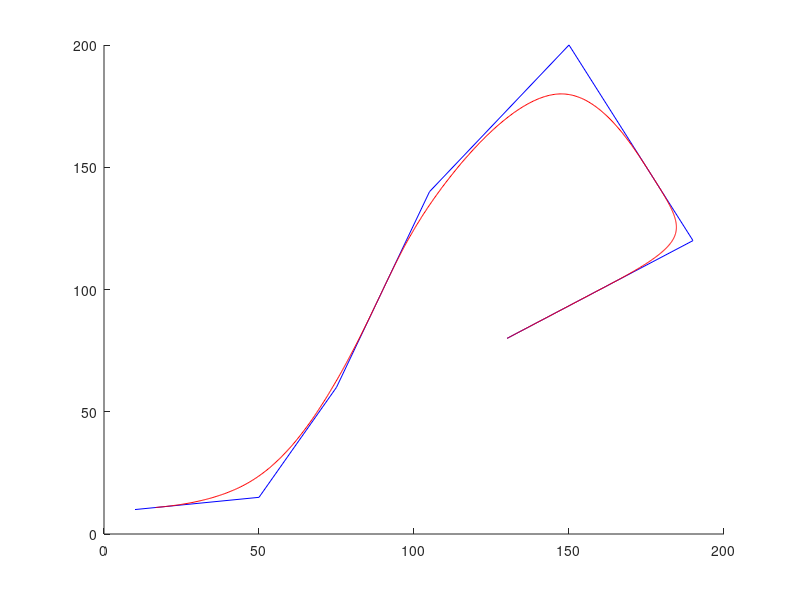

Here is the MATLAB script that generated this plot:
clear all;
x = [10, 50, 75, 90, 105, 150, 180, 190, 160, 130];
y = [10, 15, 60, 100, 140, 200, 140, 120, 100, 80];

g_x0 = @(u) x(1).*(1-u).^3/6 + x(1).*(u.^3/2-u.^2+2/3) + x(2).*(-u.^3/2+u.^2/2+u/2+1/6) + x(3).*u.^3/6;
g_y0 = @(u) y(1).*(1-u).^3/6 + y(1).*(u.^3/2-u.^2+2/3) + y(2).*(-u.^3/2+u.^2/2+u/2+1/6) + y(3).*u.^3/6;

g_x1 = @(u) x(1).*(1-u).^3/6 + x(2).*(u.^3/2-u.^2+2/3) + x(3).*(-u.^3/2+u.^2/2+u/2+1/6) + x(4).*u.^3/6;
g_y1 = @(u) y(1).*(1-u).^3/6 + y(2).*(u.^3/2-u.^2+2/3) + y(3).*(-u.^3/2+u.^2/2+u/2+1/6) + y(4).*u.^3/6;

g_x2 = @(u) x(2).*(1-u).^3/6 + x(3).*(u.^3/2-u.^2+2/3) + x(4).*(-u.^3/2+u.^2/2+u/2+1/6) + x(5).*u.^3/6;
g_y2 = @(u) y(2).*(1-u).^3/6 + y(3).*(u.^3/2-u.^2+2/3) + y(4).*(-u.^3/2+u.^2/2+u/2+1/6) + y(5).*u.^3/6;

g_x3 = @(u) x(3).*(1-u).^3/6 + x(4).*(u.^3/2-u.^2+2/3) + x(5).*(-u.^3/2+u.^2/2+u/2+1/6) + x(6).*u.^3/6;
g_y3 = @(u) y(3).*(1-u).^3/6 + y(4).*(u.^3/2-u.^2+2/3) + y(5).*(-u.^3/2+u.^2/2+u/2+1/6) + y(6).*u.^3/6;

g_x4 = @(u) x(4).*(1-u).^3/6 + x(5).*(u.^3/2-u.^2+2/3) + x(6).*(-u.^3/2+u.^2/2+u/2+1/6) + x(7).*u.^3/6;
g_y4 = @(u) y(4).*(1-u).^3/6 + y(5).*(u.^3/2-u.^2+2/3) + y(6).*(-u.^3/2+u.^2/2+u/2+1/6) + y(7).*u.^3/6;

g_x5 = @(u) x(5).*(1-u).^3/6 + x(6).*(u.^3/2-u.^2+2/3) + x(7).*(-u.^3/2+u.^2/2+u/2+1/6) + x(8).*u.^3/6;
g_y5 = @(u) y(5).*(1-u).^3/6 + y(6).*(u.^3/2-u.^2+2/3) + y(7).*(-u.^3/2+u.^2/2+u/2+1/6) + y(8).*u.^3/6;

g_x6 = @(u) x(6).*(1-u).^3/6 + x(7).*(u.^3/2-u.^2+2/3) + x(8).*(-u.^3/2+u.^2/2+u/2+1/6) + x(9).*u.^3/6;
g_y6 = @(u) y(6).*(1-u).^3/6 + y(7).*(u.^3/2-u.^2+2/3) + y(8).*(-u.^3/2+u.^2/2+u/2+1/6) + y(9).*u.^3/6;

g_x7 = @(u) x(7).*(1-u).^3/6 + x(8).*(u.^3/2-u.^2+2/3) + x(9).*(-u.^3/2+u.^2/2+u/2+1/6) + x(10).*u.^3/6;
g_y7 = @(u) y(7).*(1-u).^3/6 + y(8).*(u.^3/2-u.^2+2/3) + y(9).*(-u.^3/2+u.^2/2+u/2+1/6) + y(10).*u.^3/6;

g_x8 = @(u) x(8).*(1-u).^3/6 + x(9).*(u.^3/2-u.^2+2/3) + x(10).*(-u.^3/2+u.^2/2+u/2+1/6) + x(10).*u.^3/6;
g_y8 = @(u) y(8).*(1-u).^3/6 + y(9).*(u.^3/2-u.^2+2/3) + y(10).*(-u.^3/2+u.^2/2+u/2+1/6) + y(10).*u.^3/6;

g_x9 = @(u) x(9).*(1-u).^3/6 + x(10).*(u.^3/2-u.^2+2/3) + x(10).*(-u.^3/2+u.^2/2+u/2+1/6) + x(10).*u.^3/6;
g_y9 = @(u) y(9).*(1-u).^3/6 + y(10).*(u.^3/2-u.^2+2/3) + y(10).*(-u.^3/2+u.^2/2+u/2+1/6) + y(10).*u.^3/6;

hold on;
u = linspace(0,1);
plot(x, y, 'blue');
plot(g_x0(u), g_y0(u), 'red');
plot(g_x1(u), g_y1(u), 'red');
plot(g_x2(u), g_y2(u), 'red');
plot(g_x3(u), g_y3(u), 'red');
plot(g_x4(u), g_y4(u), 'red');
plot(g_x5(u), g_y5(u), 'red');
plot(g_x6(u), g_y6(u), 'red');
plot(g_x7(u), g_y7(u), 'red');
plot(g_x8(u), g_y8(u), 'red');
plot(g_x9(u), g_y9(u), 'red');

